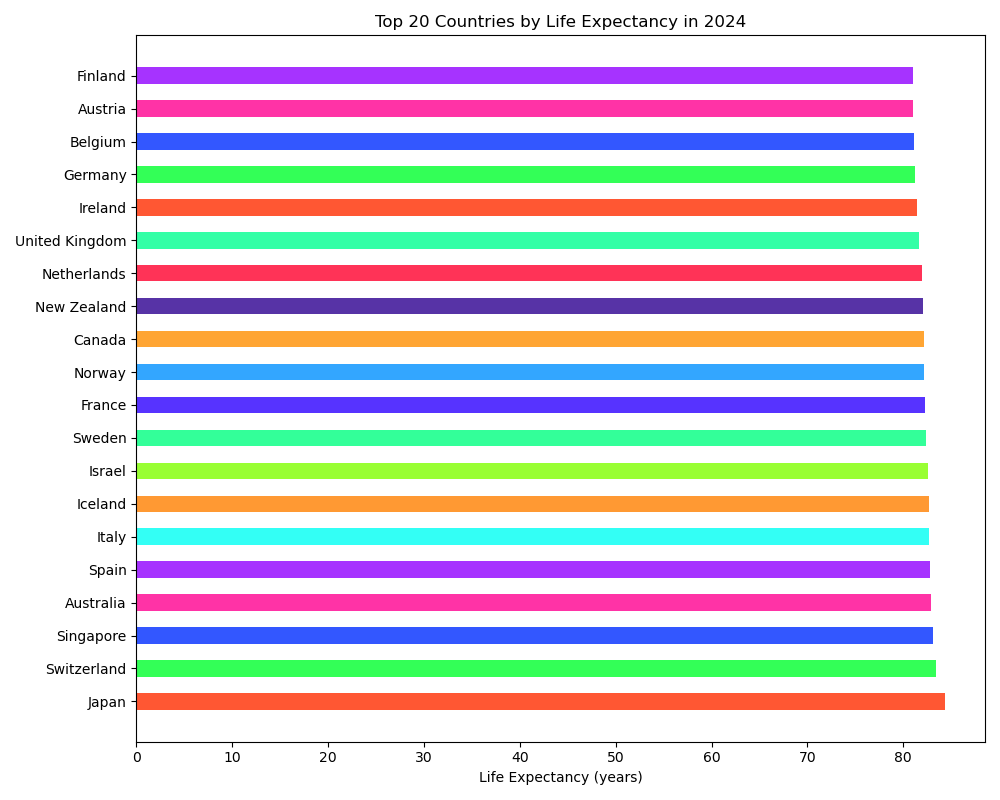

This figure's Python source:

import matplotlib.pyplot as plt

# Data
countries = ['Japan', 'Switzerland', 'Singapore', 'Australia', 'Spain', 'Italy', 'Iceland', 'Israel', 'Sweden', 'France', 'Norway', 'Canada', 'New Zealand', 'Netherlands', 'United Kingdom', 'Ireland', 'Germany', 'Belgium', 'Austria', 'Finland']
life_expectancy = [84.3, 83.4, 83.1, 82.9, 82.8, 82.7, 82.7, 82.6, 82.4, 82.3, 82.2, 82.2, 82.0, 81.9, 81.6, 81.4, 81.2, 81.1, 81.0, 81.0]
colors = ['#FF5733', '#33FF57', '#3357FF', '#FF33A6', '#A633FF', '#33FFF5', '#FF9933', '#99FF33', '#33FF99', '#5733FF', '#33A6FF', '#FFA533', '#5733A6', '#FF3357', '#33FFA6', '#FF5733', '#33FF57', '#3357FF', '#FF33A6', '#A633FF']

# Figure size
plt.figure(figsize=(10, 8))

# Horizontal bar chart
plt.barh(countries, life_expectancy, color=colors, height=0.5)

# Labeling
plt.xlabel('Life Expectancy (years)')
plt.title('Top 20 Countries by Life Expectancy in 2024')

# Show and save plot
plt.tight_layout()
plt.show()
